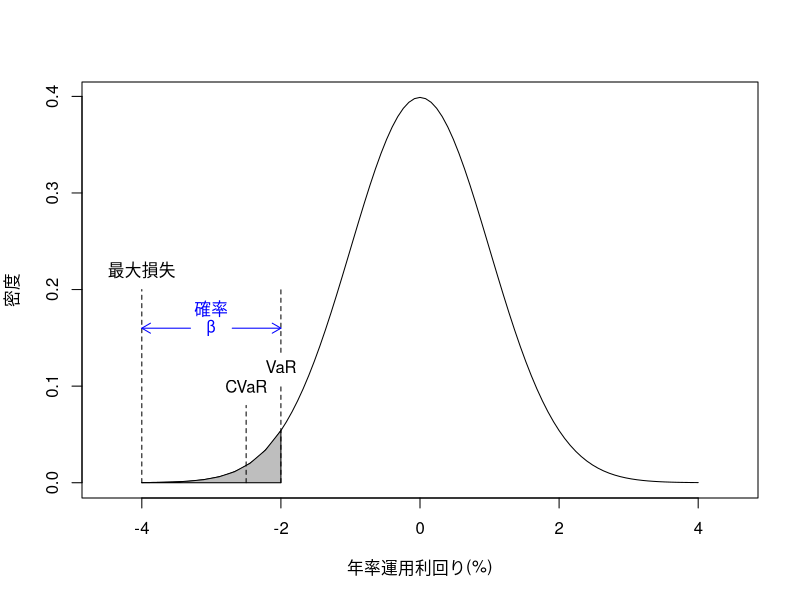
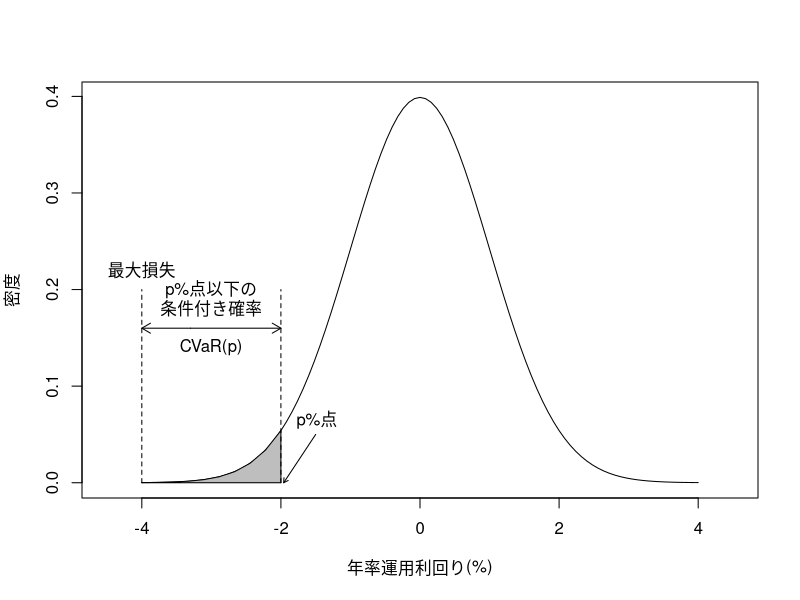

Source code (R) for these figures, in order:
# #dnorm
# 
# x <- seq(-40, 40, 0.05)
# plot(x,dnorm(x,mean=0,sd=10),type = "n")
# xvals <- seq(-4, -2, length=10)               # 領域をx軸方向に10個の多角形(台形)に等分割
# dvals <- dnorm(xvals)                       # 対応するグラフの高さ
# polygon(c(xvals,rev(xvals)),
#         c(rep(0,10),rev(dvals)),col="gray") # 塗りつぶす
# title(main = "", xlab = "年率運用利回り(%)", ylab = "頻度")                            # タイトルを描く
# mtext("sub-title", side=4) 
# 
# 
# x <- seq(-40, 40, 0.5)
# plot(x,dnorm(x, mean=0, sd=5), type="n")
# curve(dnorm(x, mean=0, sd=10), type="l",add=T)

plot(dnorm,-4,4, xlab = "年率運用利回り(%)", ylab = "密度", xlim = c(-4.5,4.5))
xvals <- seq(-4, -2, length=10)               # 領域をx軸方向に10個の多角形(台形)に等分割
dvals <- dnorm(xvals)                       # 対応するグラフの高さ
polygon(c(xvals,rev(xvals)),
        c(rep(0,10),rev(dvals)),col="gray") # 塗りつぶす

# abline(v = -2, lty=2)
segments(-2, 0, -2, 0.1,lty=2)
segments(-2.5, 0, -2.5, 0.08,lty=2)
segments(-2, 0.135, -2, 0.2,lty=2)
segments(-4, 0, -4, 0.2,lty=2)

text(-2,0.12,"VaR")
text(-2.5,0.10,"CVaR")
text(-4,0.22,"最大損失")
text(-3,0.16,"β", col = "blue")
text(-3,0.18,"確率", col = "blue")
arrows(-2.7, 0.16, -2, 0.16, col="blue",length = 0.1)
arrows(-3.3, 0.16, -4, 0.16, col="blue",length = 0.1)
# title(main = "", xlab = "年率運用利回り(%)", ylab = "密度")                            # タイトルを描く


# plot(rnorm(50), rnorm(50), xlim=c(-3,6), ylim=c(-3,3), axes = F, ann=F)
# axis(1, pos = 0, at = -3:6, adj = 0, col = 2)                      # 赤で X 軸を描く
# axis(2, pos = 0, at = -3:6, adj = 1, las = 2)                      # 黒で Y 軸を描く
# box() 
# legend(2, 3, paste("sin(",6:9,"x)"), col=6:9,    
#        pch=3, ncol=2, cex=1.1, pt.bg="pink")                       # (5,9) に凡例を描画
# polygon(3:6, c(-2,-1,-2,-1), density=c(10, 20), angle=c(-45, 45))
# arrows(5, -1, 4, 2, col="blue")             

plot(dnorm,-4,4, xlab = "年率運用利回り(%)", ylab = "密度", xlim = c(-4.5,4.5))
xvals <- seq(-4, -2, length=10)               # 領域をx軸方向に10個の多角形(台形)に等分割
dvals <- dnorm(xvals)                       # 対応するグラフの高さ
polygon(c(xvals,rev(xvals)),
        c(rep(0,10),rev(dvals)),col="gray") # 塗りつぶす

# abline(v = -2, lty=2)
segments(-2, 0, -2, 0.2,lty=2)
# segments(-2.5, 0, -2.5, 0.08,lty=2)
# segments(-2, 0.135, -2, 0.2,lty=2)
segments(-4, 0, -4, 0.2,lty=2)

# text(-2,0.12,"VaR")
# text(-2.5,0.10,"CVaR")
text(-4,0.22,"最大損失")
text(-3,0.14,"CVaR(p)")
text(-3,0.20,"p%点以下の")
text(-3,0.18,"条件付き確率")
text(-1.48,0.065,"p%点")
# text(-3,0.18,"確率", col = "blue")
arrows(-3.3, 0.16, -2, 0.16,length = 0.1)
arrows(-3.3, 0.16, -4, 0.16,length = 0.1)
arrows(-1.5, 0.05, -1.96, 0.00,length = 0.05)
